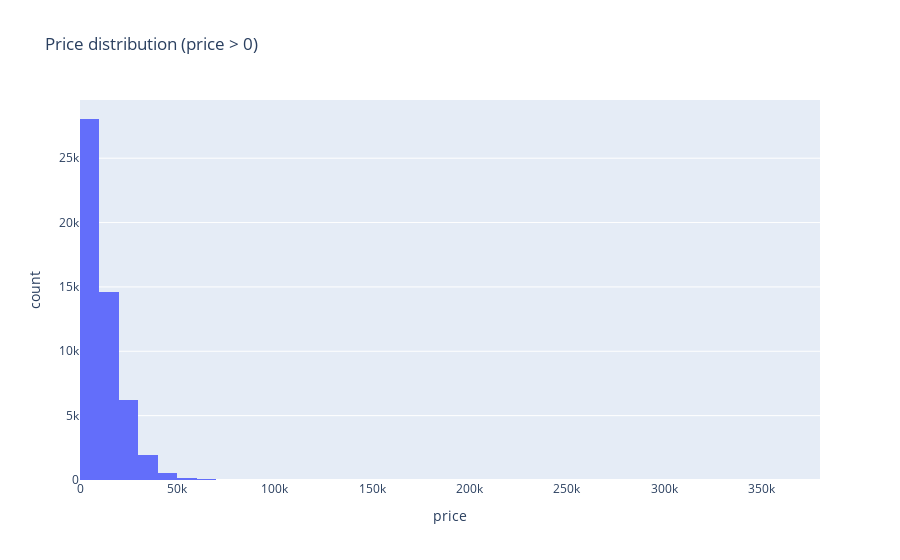

Write notebook code for a chart like this one.
### Markdown cell above
**Plot 1 histogram**

### Code cell
fig1 = px.histogram(df_eda, x="price", nbins=60, title="Price distribution (price > 0)")
fig1.show()

### Figure 1 — Plotly figure (JSON) as saved in the notebook; plotly's stock layout.template omitted (floating-point values rounded to 4 significant figures; data arrays with more than 128 entries replaced by an {"elided": "..."} marker saying what was removed)
{"data": [{"bingroup": "x", "hovertemplate": "price=%{x}<br>count=%{y}<extra></extra>", "legendgroup": "", "marker": {"color": "#636efa", "pattern": {"shape": ""}}, "name": "", "nbinsx": 60, "orientation": "v", "showlegend": false, "type": "histogram", "x": {"elided": "51525 int values"}, "xaxis": "x", "yaxis": "y"}], "layout": {"barmode": "relative", "legend": {"tracegroupgap": 0}, "title": {"text": "Price distribution (price > 0)"}, "xaxis": {"anchor": "y", "domain": [0, 1], "title": {"text": "price"}}, "yaxis": {"anchor": "x", "domain": [0, 1], "title": {"text": "count"}}}}
